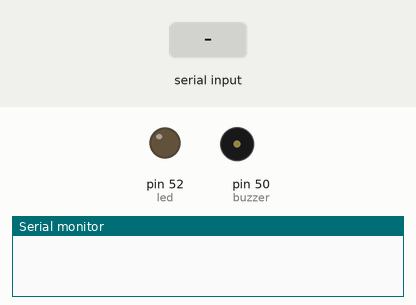
The sketch below on a simulated Arduino Mega 2560, built with avr-gcc and run on an emulated ATmega2560. Shown: output pins drawn as LEDs (lit = HIGH), buzzer (waves = sounding, pin HIGH), the last lines printed to the serial monitor. The test bench sets the inputs (shaded band).

Above: at 1.2 s.
1.3 s: "a" received over Serial
At 1.9 s:
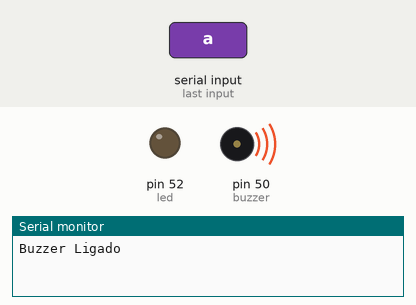
2.8 s: "C" received over Serial
At 4.0 s:
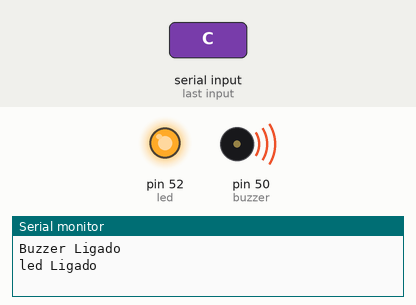
4.3 s: "A" received over Serial
At 5.3 s:
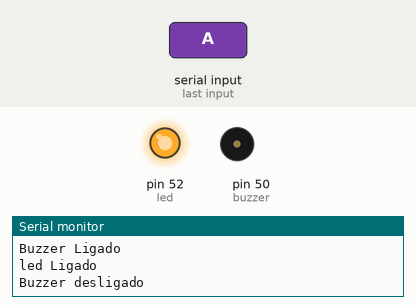
Timing chart, 0 to 7.3 s (numbered marks = the images above; inputs shaded):
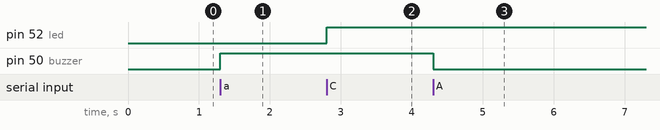

The sketch:

ControleTheBoxMega.ino
```cpp
int buzzer = 50;
int led = 52;

void setup() {

  Serial.begin(9600);
  pinMode (buzzer, OUTPUT);
  pinMode (led, OUTPUT);


}

void loop() {

  char c = Serial.read();

  if (c == 'a') {
    digitalWrite(buzzer, 1);
    Serial.println("Buzzer Ligado");
  }
  if (c == 'A') {
    digitalWrite(buzzer, 0);
    Serial.println("Buzzer desligado");
  }

    if (c == 'C') {
    digitalWrite(led, 1);
    Serial.println("led Ligado");
  }
  if (c == 'c') {
    digitalWrite(led, 0);
    Serial.println("lod desligado");
  }

}
```

Measured:
- after the input at 1.3 s, pin 50 (buzzer): LOW → HIGH at once
- after the input at 2.8 s, pin 52 (led): LOW → HIGH at once
- after the input at 4.3 s, pin 50 (buzzer): HIGH → LOW at once
